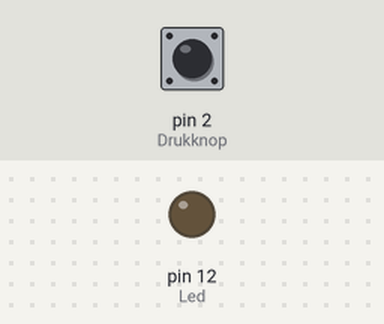
Bench run of a sketch on a simulated Arduino Uno, built with avr-gcc and run on an emulated ATmega328P. Shown: output pins drawn as LEDs (lit = HIGH). Inputs (shaded band) come from the test bench; at power-on: pin 2 (Drukknop) HIGH.

Above: at 1.2 s.
1.3 s: pin 2 (Drukknop) pulled LOW for 0.15 s
At 1.37 s:
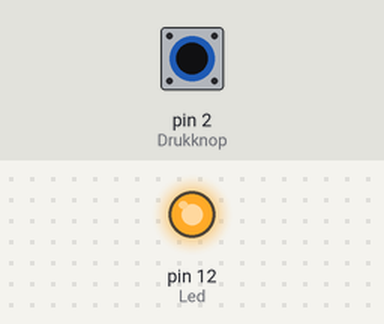
2.9 s: pin 2 (Drukknop) pulled LOW for 3.2 s
At 6.9 s:
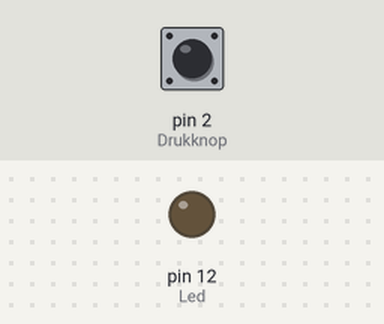
Timing chart, 0 to 8.4 s (numbered marks = the images above; inputs shaded):
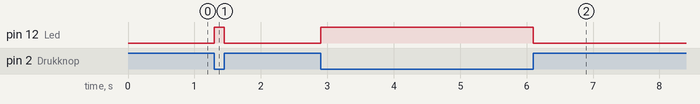

Measured:
- after the input at 1.3 s, pin 12 (Led): LOW → HIGH at once, → LOW 0.15 s later
- after the input at 2.9 s, pin 12 (Led): LOW → HIGH at once, → LOW 3.2 s later

The sketch:

Proof_of_conceptStart_Stop_interrupt.ino
```cpp
const int Drukknop = 2;
const int Led = 12;
bool toestand_Led = LOW;

void setup() {

  pinMode(Drukknop, INPUT_PULLUP);
  pinMode(Led, OUTPUT);
  attachInterrupt(digitalPinToInterrupt(Drukknop), aan, CHANGE);
}
void loop() {
   digitalWrite(Led, toestand_Led);
}

void aan() {
  toestand_Led = !toestand_Led;

}
```
